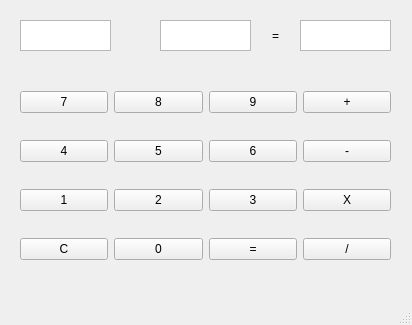
<?xml version="1.0" encoding="UTF-8"?>
<ui version="4.0">
 <class>MainWindow</class>
 <widget class="QMainWindow" name="MainWindow">
  <property name="geometry">
   <rect>
    <x>0</x>
    <y>0</y>
    <width>412</width>
    <height>325</height>
   </rect>
  </property>
  <property name="windowTitle">
   <string>MainWindow</string>
  </property>
  <widget class="QWidget" name="centralwidget">
   <widget class="QWidget" name="gridLayoutWidget">
    <property name="geometry">
     <rect>
      <x>20</x>
      <y>70</y>
      <width>371</width>
      <height>211</height>
     </rect>
    </property>
    <layout class="QGridLayout" name="gridLayout_2">
     <item row="3" column="1">
      <widget class="QPushButton" name="Button_0">
       <property name="text">
        <string>0</string>
       </property>
      </widget>
     </item>
     <item row="1" column="1">
      <widget class="QPushButton" name="Button_5">
       <property name="text">
        <string>5</string>
       </property>
      </widget>
     </item>
     <item row="0" column="0">
      <widget class="QPushButton" name="Button_7">
       <property name="text">
        <string>7</string>
       </property>
      </widget>
     </item>
     <item row="0" column="2">
      <widget class="QPushButton" name="Button_9">
       <property name="text">
        <string>9</string>
       </property>
      </widget>
     </item>
     <item row="1" column="0">
      <widget class="QPushButton" name="Button_4">
       <property name="text">
        <string>4</string>
       </property>
      </widget>
     </item>
     <item row="2" column="1">
      <widget class="QPushButton" name="Button_2">
       <property name="text">
        <string>2</string>
       </property>
      </widget>
     </item>
     <item row="0" column="3">
      <widget class="QPushButton" name="Button_Add">
       <property name="text">
        <string>+</string>
       </property>
      </widget>
     </item>
     <item row="0" column="1">
      <widget class="QPushButton" name="Button_8">
       <property name="text">
        <string>8</string>
       </property>
      </widget>
     </item>
     <item row="2" column="2">
      <widget class="QPushButton" name="Button_3">
       <property name="text">
        <string>3</string>
       </property>
      </widget>
     </item>
     <item row="3" column="0">
      <widget class="QPushButton" name="Button_Clear">
       <property name="text">
        <string>C</string>
       </property>
      </widget>
     </item>
     <item row="3" column="3">
      <widget class="QPushButton" name="Button_Div">
       <property name="text">
        <string>/</string>
       </property>
      </widget>
     </item>
     <item row="1" column="2">
      <widget class="QPushButton" name="Button_6">
       <property name="text">
        <string>6</string>
       </property>
      </widget>
     </item>
     <item row="1" column="3">
      <widget class="QPushButton" name="Button_Sub">
       <property name="text">
        <string>-</string>
       </property>
      </widget>
     </item>
     <item row="2" column="0">
      <widget class="QPushButton" name="Button_1">
       <property name="text">
        <string>1</string>
       </property>
      </widget>
     </item>
     <item row="2" column="3">
      <widget class="QPushButton" name="Button_Mul">
       <property name="text">
        <string>X</string>
       </property>
      </widget>
     </item>
     <item row="3" column="2">
      <widget class="QPushButton" name="Button_Result">
       <property name="text">
        <string>=</string>
       </property>
      </widget>
     </item>
    </layout>
   </widget>
   <widget class="QTextEdit" name="Num_1">
    <property name="geometry">
     <rect>
      <x>20</x>
      <y>20</y>
      <width>91</width>
      <height>31</height>
     </rect>
    </property>
    <property name="textInteractionFlags">
     <set>Qt::TextSelectableByKeyboard|Qt::TextSelectableByMouse</set>
    </property>
   </widget>
   <widget class="QTextEdit" name="Num_2">
    <property name="geometry">
     <rect>
      <x>160</x>
      <y>20</y>
      <width>91</width>
      <height>31</height>
     </rect>
    </property>
    <property name="textInteractionFlags">
     <set>Qt::TextSelectableByKeyboard|Qt::TextSelectableByMouse</set>
    </property>
   </widget>
   <widget class="QTextEdit" name="Result">
    <property name="geometry">
     <rect>
      <x>300</x>
      <y>20</y>
      <width>91</width>
      <height>31</height>
     </rect>
    </property>
    <property name="textInteractionFlags">
     <set>Qt::TextSelectableByKeyboard|Qt::TextSelectableByMouse</set>
    </property>
   </widget>
   <widget class="QLabel" name="ArithmeticLabel">
    <property name="geometry">
     <rect>
      <x>110</x>
      <y>20</y>
      <width>51</width>
      <height>31</height>
     </rect>
    </property>
    <property name="text">
     <string/>
    </property>
    <property name="alignment">
     <set>Qt::AlignCenter</set>
    </property>
   </widget>
   <widget class="QLabel" name="ResultLabel">
    <property name="geometry">
     <rect>
      <x>250</x>
      <y>20</y>
      <width>51</width>
      <height>31</height>
     </rect>
    </property>
    <property name="text">
     <string>=</string>
    </property>
    <property name="alignment">
     <set>Qt::AlignCenter</set>
    </property>
   </widget>
  </widget>
  <widget class="QMenuBar" name="menubar">
   <property name="geometry">
    <rect>
     <x>0</x>
     <y>0</y>
     <width>412</width>
     <height>22</height>
    </rect>
   </property>
  </widget>
  <widget class="QStatusBar" name="statusbar"/>
 </widget>
 <resources/>
 <connections/>
</ui>
